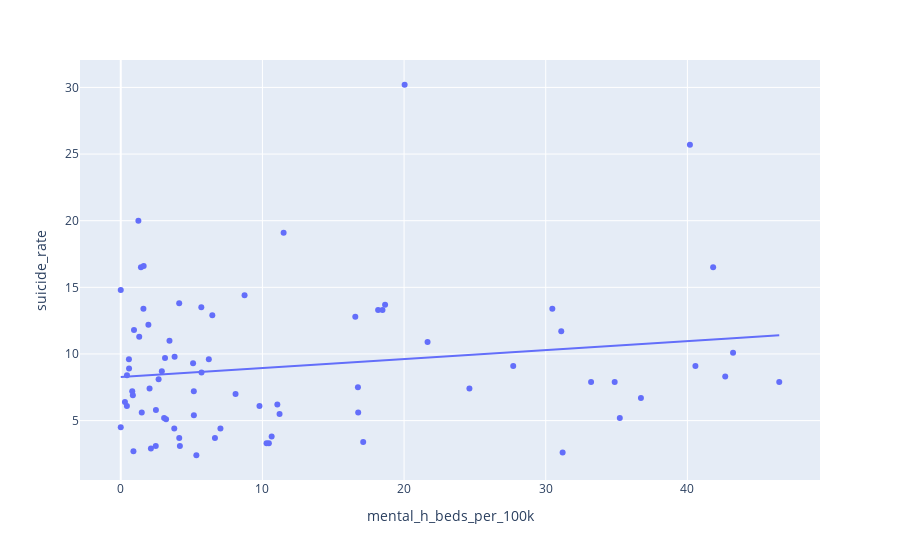

Notebook code cell kept with this figure:
### Markdown cell above
This seems like the most basic statistic there is, and the positive trend is worrying. Even if you look at that tempting river and cut it down to <0.1, the data make an annoying L shape. But that's okay. This is a good time to mention that there are basically three "genres of accommodation" in the dataset:

* Facilities (per 100 000 people: mental hospitals, *beds in* mental hospitals, mental health units in general hospitals, *beds for mental health in* general hospitals, mental health outpatient facilities, mental health day treatment facilities, community residential facilities, and *beds in* community residential facilities)
* People (working in the mental health sector, per 100 000 people: psychiatrists, nurses, social workers, and psychologists)
* Government (fraction of government expenditure on mental health which was on mental hospitals, whether the country has a standalone law for mental health, when this law was enacted, whether the country has a standalone policy or plan for mental health, and when this policy was published)

Surely the number of beds is a better measure than the number of facilities, right?

### Code cell
fig = px.scatter(df2016[df2016["mental_h_beds_per_100k"] < 50], x="mental_h_beds_per_100k", y="suicide_rate", trendline="ols")
fig.show()

### Figure 1 — Plotly figure (JSON) as saved in the notebook; plotly's stock layout.template omitted (floating-point values rounded to 4 significant figures)
{"data": [{"hovertemplate": "mental_h_beds_per_100k=%{x}<br>suicide_rate=%{y}<extra></extra>", "legendgroup": "", "marker": {"color": "#636efa", "symbol": "circle"}, "mode": "markers", "name": "", "orientation": "v", "showlegend": false, "type": "scatter", "x": [0.296, 0.585, 16.76, 0.896, 40.57, 31.19, 0, 0.434, 33.2, 9.792, 0, 3.125, 16.74, 43.22, 10.46, 0.811, 7.038, 4.126, 8.74, 11.21, 6.217, 36.72, 2.9, 2.033, 10.65, 2.129, 20.04, 1.951, 1.426, 21.66, 18.17, 35.23, 6.649, 1.482, 27.7, 1.6, 40.18, 4.175, 0.854, 3.06, 2.672, 46.48, 18.48, 0.439, 11.05, 0.576, 2.472, 3.779, 3.197, 4.129, 30.47, 5.701, 5.106, 2.483, 3.44, 17.11, 0.935, 34.87, 5.687, 31.09, 42.67, 5.338, 1.618, 6.464, 10.29, 5.158, 1.245, 41.82, 18.66, 24.61, 8.103, 5.161, 3.801, 16.56, 1.304, 11.5], "xaxis": "x", "y": [6.4, 8.9, 5.6, 2.7, 9.1, 2.6, 14.8, 6.1, 7.9, 6.1, 4.5, 9.7, 7.5, 10.1, 3.3, 7.2, 4.4, 13.8, 14.4, 5.5, 9.6, 6.7, 8.7, 7.4, 3.8, 2.9, 30.2, 12.2, 16.5, 10.9, 13.3, 5.2, 3.7, 5.6, 9.1, 13.4, 25.7, 3.1, 6.9, 5.2, 8.1, 7.9, 13.3, 8.4, 6.2, 9.6, 3.1, 4.4, 5.1, 3.7, 13.4, 8.6, 9.3, 5.8, 11, 3.4, 11.8, 7.9, 13.5, 11.7, 8.3, 2.4, 16.6, 12.9, 3.3, 7.2, 20, 16.5, 13.7, 7.4, 7, 5.4, 9.8, 12.8, 11.3, 19.1], "yaxis": "y"}, {"hovertemplate": "<b>OLS trendline</b><br>suicide_rate = 0.0671524 * mental_h_beds_per_100k + 8.27527<br>R<sup>2</sup>=0.029668<br><br>mental_h_beds_per_100k=%{x}<br>suicide_rate=%{y} <b>(trend)</b><extra></extra>", "legendgroup": "", "marker": {"color": "#636efa", "symbol": "circle"}, "mode": "lines", "name": "", "showlegend": false, "type": "scatter", "x": [0, 0, 0.296, 0.434, 0.439, 0.576, 0.585, 0.811, 0.854, 0.896, 0.935, 1.245, 1.304, 1.426, 1.482, 1.6, 1.618, 1.951, 2.033, 2.129, 2.472, 2.483, 2.672, 2.9, 3.06, 3.125, 3.197, 3.44, 3.779, 3.801, 4.126, 4.129, 4.175, 5.106, 5.158, 5.161, 5.338, 5.687, 5.701, 6.217, 6.464, 6.649, 7.038, 8.103, 8.74, 9.792, 10.29, 10.46, 10.65, 11.05, 11.21, 11.5, 16.56, 16.74, 16.76, 17.11, 18.17, 18.48, 18.66, 20.04, 21.66, 24.61, 27.7, 30.47, 31.09, 31.19, 33.2, 34.87, 35.23, 36.72, 40.18, 40.57, 41.82, 42.67, 43.22, 46.48], "xaxis": "x", "y": [8.275, 8.275, 8.295, 8.304, 8.305, 8.314, 8.315, 8.33, 8.333, 8.335, 8.338, 8.359, 8.363, 8.371, 8.375, 8.383, 8.384, 8.406, 8.412, 8.418, 8.441, 8.442, 8.455, 8.47, 8.481, 8.485, 8.49, 8.506, 8.529, 8.531, 8.552, 8.553, 8.556, 8.618, 8.622, 8.622, 8.634, 8.657, 8.658, 8.693, 8.709, 8.722, 8.748, 8.819, 8.862, 8.933, 8.967, 8.977, 8.991, 9.018, 9.028, 9.047, 9.387, 9.4, 9.401, 9.425, 9.495, 9.516, 9.528, 9.621, 9.73, 9.928, 10.14, 10.32, 10.36, 10.37, 10.5, 10.62, 10.64, 10.74, 10.97, 11.0, 11.08, 11.14, 11.18, 11.4], "yaxis": "y"}], "layout": {"legend": {"tracegroupgap": 0}, "margin": {"t": 60}, "xaxis": {"anchor": "y", "domain": [0, 1], "title": {"text": "mental_h_beds_per_100k"}}, "yaxis": {"anchor": "x", "domain": [0, 1], "title": {"text": "suicide_rate"}}}}
